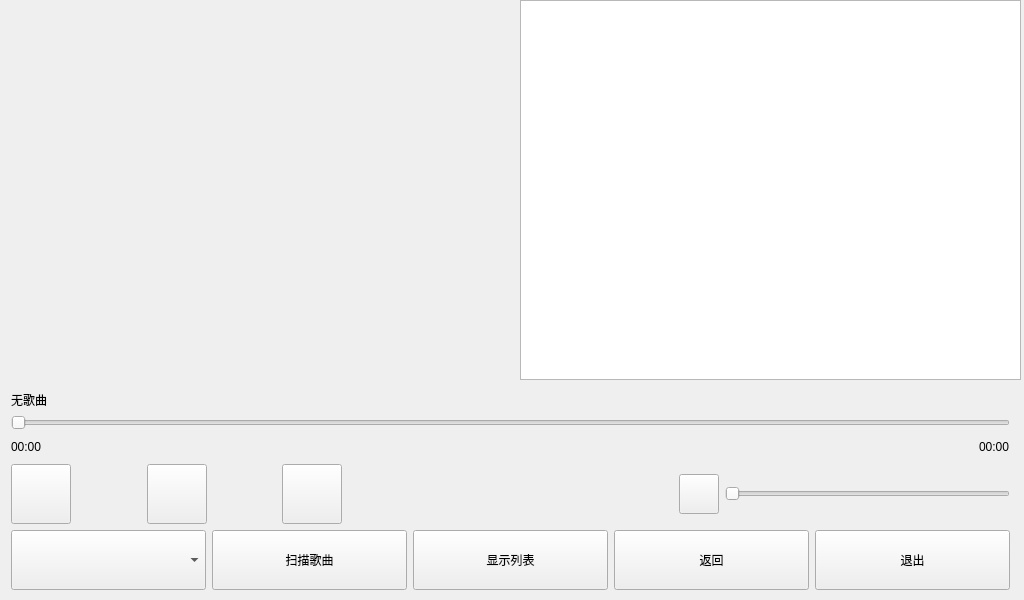
<?xml version="1.0" encoding="UTF-8"?>
<ui version="4.0">
 <class>Widget</class>
 <widget class="QWidget" name="Widget">
  <property name="geometry">
   <rect>
    <x>0</x>
    <y>0</y>
    <width>1024</width>
    <height>600</height>
   </rect>
  </property>
  <property name="minimumSize">
   <size>
    <width>1024</width>
    <height>600</height>
   </size>
  </property>
  <property name="maximumSize">
   <size>
    <width>1024</width>
    <height>600</height>
   </size>
  </property>
  <property name="windowTitle">
   <string>Widget</string>
  </property>
  <widget class="QLabel" name="label_5">
   <property name="geometry">
    <rect>
     <x>0</x>
     <y>190</y>
     <width>520</width>
     <height>180</height>
    </rect>
   </property>
   <property name="minimumSize">
    <size>
     <width>200</width>
     <height>180</height>
    </size>
   </property>
   <property name="maximumSize">
    <size>
     <width>16777215</width>
     <height>130</height>
    </size>
   </property>
   <property name="styleSheet">
    <string notr="true">border-image: url(:/image/音乐音节跳动.gif);</string>
   </property>
   <property name="text">
    <string/>
   </property>
  </widget>
  <widget class="QLabel" name="BeiJinSong">
   <property name="geometry">
    <rect>
     <x>0</x>
     <y>0</y>
     <width>520</width>
     <height>180</height>
    </rect>
   </property>
   <property name="minimumSize">
    <size>
     <width>200</width>
     <height>180</height>
    </size>
   </property>
   <property name="maximumSize">
    <size>
     <width>16777215</width>
     <height>180</height>
    </size>
   </property>
   <property name="styleSheet">
    <string notr="true">border-image: url(:/image/音乐小人街舞.gif);</string>
   </property>
   <property name="text">
    <string/>
   </property>
  </widget>
  <widget class="QListWidget" name="SongListWidget">
   <property name="enabled">
    <bool>true</bool>
   </property>
   <property name="geometry">
    <rect>
     <x>520</x>
     <y>0</y>
     <width>501</width>
     <height>380</height>
    </rect>
   </property>
   <property name="sizePolicy">
    <sizepolicy hsizetype="Fixed" vsizetype="Fixed">
     <horstretch>0</horstretch>
     <verstretch>0</verstretch>
    </sizepolicy>
   </property>
   <property name="minimumSize">
    <size>
     <width>0</width>
     <height>380</height>
    </size>
   </property>
   <property name="maximumSize">
    <size>
     <width>600</width>
     <height>350</height>
    </size>
   </property>
   <property name="sizeIncrement">
    <size>
     <width>200</width>
     <height>350</height>
    </size>
   </property>
  </widget>
  <widget class="QWidget" name="layoutWidget">
   <property name="geometry">
    <rect>
     <x>0</x>
     <y>380</y>
     <width>1021</width>
     <height>221</height>
    </rect>
   </property>
   <layout class="QVBoxLayout" name="verticalLayout_2">
    <item>
     <layout class="QVBoxLayout" name="verticalLayout">
      <item>
       <layout class="QVBoxLayout" name="verticalLayout_3">
        <item>
         <widget class="QLabel" name="CurPlaySongname">
          <property name="text">
           <string>无歌曲</string>
          </property>
         </widget>
        </item>
        <item>
         <widget class="QSlider" name="ProgresshorizontalSlider">
          <property name="orientation">
           <enum>Qt::Horizontal</enum>
          </property>
         </widget>
        </item>
       </layout>
      </item>
      <item>
       <layout class="QHBoxLayout" name="horizontalLayout_5">
        <item>
         <widget class="QLabel" name="CurPlaySongtime">
          <property name="text">
           <string>00:00</string>
          </property>
         </widget>
        </item>
        <item>
         <spacer name="horizontalSpacer_6">
          <property name="orientation">
           <enum>Qt::Horizontal</enum>
          </property>
          <property name="sizeHint" stdset="0">
           <size>
            <width>55</width>
            <height>18</height>
           </size>
          </property>
         </spacer>
        </item>
        <item>
         <widget class="QLabel" name="CurPlaySongtime_2">
          <property name="text">
           <string>00:00</string>
          </property>
         </widget>
        </item>
       </layout>
      </item>
     </layout>
    </item>
    <item>
     <layout class="QHBoxLayout" name="horizontalLayout_4">
      <item>
       <layout class="QHBoxLayout" name="horizontalLayout">
        <item>
         <widget class="QPushButton" name="PrveBtn">
          <property name="minimumSize">
           <size>
            <width>60</width>
            <height>60</height>
           </size>
          </property>
          <property name="maximumSize">
           <size>
            <width>60</width>
            <height>60</height>
           </size>
          </property>
          <property name="sizeIncrement">
           <size>
            <width>60</width>
            <height>60</height>
           </size>
          </property>
          <property name="styleSheet">
           <string notr="true">border-image: url(:/image/上一首3.png);</string>
          </property>
          <property name="text">
           <string/>
          </property>
         </widget>
        </item>
        <item>
         <spacer name="horizontalSpacer_2">
          <property name="orientation">
           <enum>Qt::Horizontal</enum>
          </property>
          <property name="sizeHint" stdset="0">
           <size>
            <width>28</width>
            <height>17</height>
           </size>
          </property>
         </spacer>
        </item>
        <item>
         <widget class="QPushButton" name="PlayPauseBtn">
          <property name="minimumSize">
           <size>
            <width>60</width>
            <height>60</height>
           </size>
          </property>
          <property name="maximumSize">
           <size>
            <width>60</width>
            <height>60</height>
           </size>
          </property>
          <property name="sizeIncrement">
           <size>
            <width>60</width>
            <height>60</height>
           </size>
          </property>
          <property name="styleSheet">
           <string notr="true">border-image: url(:/image/暂停1.png);</string>
          </property>
          <property name="text">
           <string/>
          </property>
         </widget>
        </item>
        <item>
         <spacer name="horizontalSpacer_3">
          <property name="orientation">
           <enum>Qt::Horizontal</enum>
          </property>
          <property name="sizeHint" stdset="0">
           <size>
            <width>18</width>
            <height>54</height>
           </size>
          </property>
         </spacer>
        </item>
        <item>
         <widget class="QPushButton" name="NetxBtn">
          <property name="minimumSize">
           <size>
            <width>60</width>
            <height>60</height>
           </size>
          </property>
          <property name="maximumSize">
           <size>
            <width>60</width>
            <height>60</height>
           </size>
          </property>
          <property name="sizeIncrement">
           <size>
            <width>60</width>
            <height>60</height>
           </size>
          </property>
          <property name="styleSheet">
           <string notr="true">border-image: url(:/image/下一首3.png);</string>
          </property>
          <property name="text">
           <string/>
          </property>
         </widget>
        </item>
       </layout>
      </item>
      <item>
       <spacer name="horizontalSpacer">
        <property name="orientation">
         <enum>Qt::Horizontal</enum>
        </property>
        <property name="sizeHint" stdset="0">
         <size>
          <width>58</width>
          <height>53</height>
         </size>
        </property>
       </spacer>
      </item>
      <item>
       <layout class="QHBoxLayout" name="horizontalLayout_3">
        <item>
         <widget class="QPushButton" name="Voice">
          <property name="minimumSize">
           <size>
            <width>40</width>
            <height>40</height>
           </size>
          </property>
          <property name="maximumSize">
           <size>
            <width>40</width>
            <height>40</height>
           </size>
          </property>
          <property name="sizeIncrement">
           <size>
            <width>40</width>
            <height>40</height>
           </size>
          </property>
          <property name="styleSheet">
           <string notr="true">border-image: url(:/image/声音2.png);</string>
          </property>
          <property name="text">
           <string/>
          </property>
         </widget>
        </item>
        <item>
         <widget class="QSlider" name="horizontalSlider_2">
          <property name="maximum">
           <number>100</number>
          </property>
          <property name="orientation">
           <enum>Qt::Horizontal</enum>
          </property>
         </widget>
        </item>
       </layout>
      </item>
     </layout>
    </item>
    <item>
     <layout class="QHBoxLayout" name="horizontalLayout_2">
      <item>
       <widget class="QComboBox" name="ModeComboBox">
        <property name="minimumSize">
         <size>
          <width>0</width>
          <height>60</height>
         </size>
        </property>
        <property name="maximumSize">
         <size>
          <width>16777215</width>
          <height>60</height>
         </size>
        </property>
        <property name="sizeIncrement">
         <size>
          <width>0</width>
          <height>0</height>
         </size>
        </property>
       </widget>
      </item>
      <item>
       <widget class="QPushButton" name="ScanSongBtn">
        <property name="minimumSize">
         <size>
          <width>0</width>
          <height>60</height>
         </size>
        </property>
        <property name="maximumSize">
         <size>
          <width>16777215</width>
          <height>60</height>
         </size>
        </property>
        <property name="sizeIncrement">
         <size>
          <width>0</width>
          <height>0</height>
         </size>
        </property>
        <property name="styleSheet">
         <string notr="true"/>
        </property>
        <property name="text">
         <string>扫描歌曲</string>
        </property>
       </widget>
      </item>
      <item>
       <widget class="QPushButton" name="ShowListBtn">
        <property name="minimumSize">
         <size>
          <width>0</width>
          <height>60</height>
         </size>
        </property>
        <property name="maximumSize">
         <size>
          <width>16777215</width>
          <height>60</height>
         </size>
        </property>
        <property name="sizeIncrement">
         <size>
          <width>0</width>
          <height>0</height>
         </size>
        </property>
        <property name="styleSheet">
         <string notr="true"/>
        </property>
        <property name="text">
         <string>显示列表</string>
        </property>
       </widget>
      </item>
      <item>
       <widget class="QPushButton" name="BackBtn">
        <property name="minimumSize">
         <size>
          <width>0</width>
          <height>60</height>
         </size>
        </property>
        <property name="maximumSize">
         <size>
          <width>16777215</width>
          <height>60</height>
         </size>
        </property>
        <property name="sizeIncrement">
         <size>
          <width>0</width>
          <height>0</height>
         </size>
        </property>
        <property name="text">
         <string>返回</string>
        </property>
       </widget>
      </item>
      <item>
       <widget class="QPushButton" name="QuitBtn">
        <property name="minimumSize">
         <size>
          <width>0</width>
          <height>60</height>
         </size>
        </property>
        <property name="maximumSize">
         <size>
          <width>16777215</width>
          <height>60</height>
         </size>
        </property>
        <property name="sizeIncrement">
         <size>
          <width>0</width>
          <height>0</height>
         </size>
        </property>
        <property name="styleSheet">
         <string notr="true"/>
        </property>
        <property name="text">
         <string>退出</string>
        </property>
       </widget>
      </item>
     </layout>
    </item>
   </layout>
  </widget>
 </widget>
 <layoutdefault spacing="6" margin="11"/>
 <resources/>
 <connections/>
</ui>
